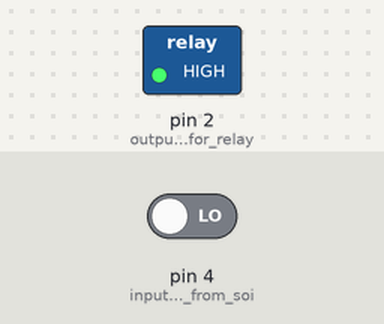
A sketch run on a simulated Arduino Uno, built with avr-gcc and run on an emulated ATmega328P. On the bench: switched loads named in the sketch (green lamp = pin HIGH). The test bench sets the inputs (shaded band); at power-on: pin 4 (input_pin_coming_from_soi) LOW.

Above: at 1.6 s.
1.7 s: pin 4 (input_pin_coming_from_soi) driven HIGH
At 2.7 s:
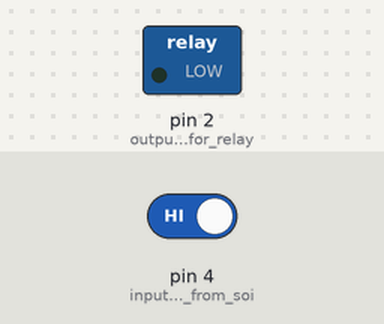
3.5 s: pin 4 (input_pin_coming_from_soi) driven LOW
At 3.9 s:
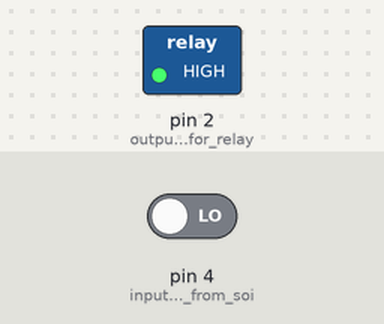
Timing chart, 0 to 6.5 s (numbered marks = the images above; inputs shaded):
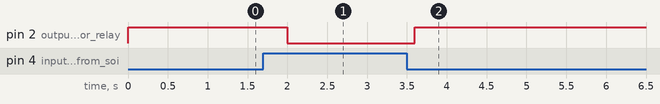

Measured:
- after the input at 1.7 s, pin 2 (output_pin_for_relay): HIGH → LOW after 0.30 s
- after the input at 3.5 s, pin 2 (output_pin_for_relay): LOW → HIGH after 0.10 s

The sketch:

Automatic_Plant_Watering_System.ino
```cpp
int water;

void setup() {
  pinMode(2, OUTPUT); // output pin for relay
  pinMode(4, INPUT); // input pin coming from soil sensor
}

void loop() {
  water = digitalRead(4);
  if(water == HIGH)
  {
    digitalWrite(2, LOW);
  }
  else
  {
    digitalWrite(2, HIGH);
  }
  delay(400);
}
```
